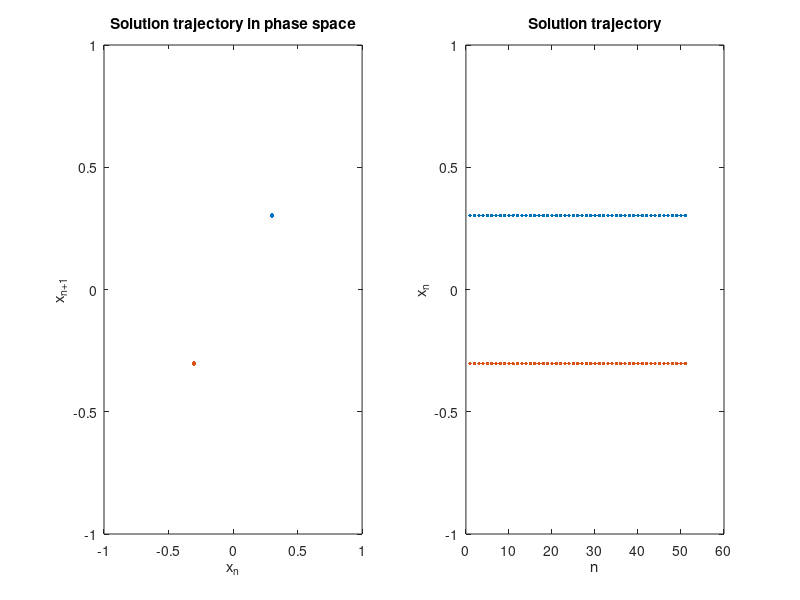
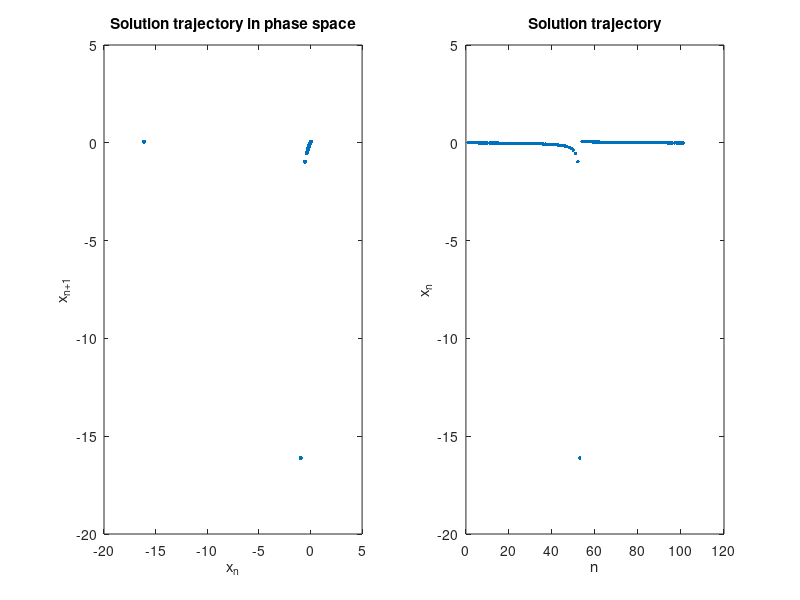

The MATLAB script that drew these images, in order: (Note: this script raises an error after producing the figures.)
%% KYA314 - Intermittent chaos
% simulate intermittent behaviour
% calculate Lyapunov exponents
clear;
close all;
clc;

%% define map
f =@(x,r) (r + x - x.^2)./(1+x.^3);

%% Check r values as approaching zero from above 0 
r = 0.1;
x01 = sqrt(-1/2+1/2*sqrt(1+4*r));
x02 = -sqrt(-1/2+1/2*sqrt(1+4*r));
Nsteps = 50;

% create empty solution vector 
xtraj = NaN(Nsteps+1,2);

% input initial condition
xtraj(1,:) = [x01;x02];

% iterate map
for i = 1:Nsteps
    x01 = f(x01,r);
    x02 = f(x02,r);
    xtraj(i+1,:) = [x01;x02];
end

% plot solution
figure(1); clf;
subplot(1,2,1)
plot(xtraj(1:end-1,:),xtraj(2:end,:),'.','MarkerSize',10,'Linewidth',3)
xlabel("x_n")
ylabel("x_{n+1}")
title("Solution trajectory in phase space")
axis([-1 1 -1 1])

subplot(1,2,2)
plot(linspace(1,Nsteps+1,Nsteps+1),xtraj,'.','MarkerSize',8,'Linewidth',3)
xlabel("n")
ylabel("x_n")
title("Solution trajectory")
ylim([-1 1])

%% Check r values below 0 
%  (check r=-1?)
r = -0.001;
x0 = 0;
Nsteps = 100;

% create empty solution vector 
xtraj = NaN(Nsteps+1,1);

% input initial condition
xtraj(1,:) = x0;

% iterate map
for i = 1:Nsteps
    x0 = f(x0,r);
    xtraj(i+1,:) = x0;
end

% plot solution
figure(2); clf;
subplot(1,2,1)
plot(xtraj(1:end-1,:),xtraj(2:end,:),'.','MarkerSize',10,'Linewidth',3)
xlabel("x_n")
ylabel("x_{n+1}")
title("Solution trajectory in phase space")

subplot(1,2,2)
plot(linspace(1,Nsteps+1,Nsteps+1),xtraj,'.','MarkerSize',8,'Linewidth',3)
xlabel("n")
ylabel("x_n")
title("Solution trajectory")

%% Calculate Lyapunov exponent
tan_func =@(x,r) (1-2.*x-3.*r.*x.^2-2.*x.^3+x.^4)./(1+x.^3).^2;
logdf =@(x,r) log(abs(tan_func(x,r)));

Lyap = mean(logdf(xtraj,r));

disp("Lyap exp for r=" + num2str(r) + " is " + num2str(Lyap))


%% Plot Lyapunov exponents for varying r
r_vals = linspace(-2,2,400);

Lyaps = NaN(length(r_vals),1);
Nsteps = 1000;

for j = 1:length(r_vals)
    r = r_vals(j);
    x0 = 0.001;

    % create empty solution vector 
    xtraj = NaN(Nsteps+1,1);
    
    % input initial condition
    xtraj(1,:) = x0;
    
    % iterate map
    for i = 1:Nsteps
        x0 = f(x0,r);
        xtraj(i+1,:) = x0;
    end
    
    tan_func =@(x) (1-2.*x-3.*r.*x.^2-2.*x.^3+x.^4)./(1+x.^3).^2;
    logdf =@(x) log(abs(tan_func(x)));

    Lyap = mean(logdf(xtraj));

    Lyaps(j) = Lyap;
end

figure(3); clf;
hold on;
plot([-2,2],[0,0],'k-','Linewidth',2)
plot(r_vals,Lyaps,'r.','MarkerSize',8,'Linewidth',3)
xlabel("r")
ylabel("\lambda")
title("Lyapunov exponents")